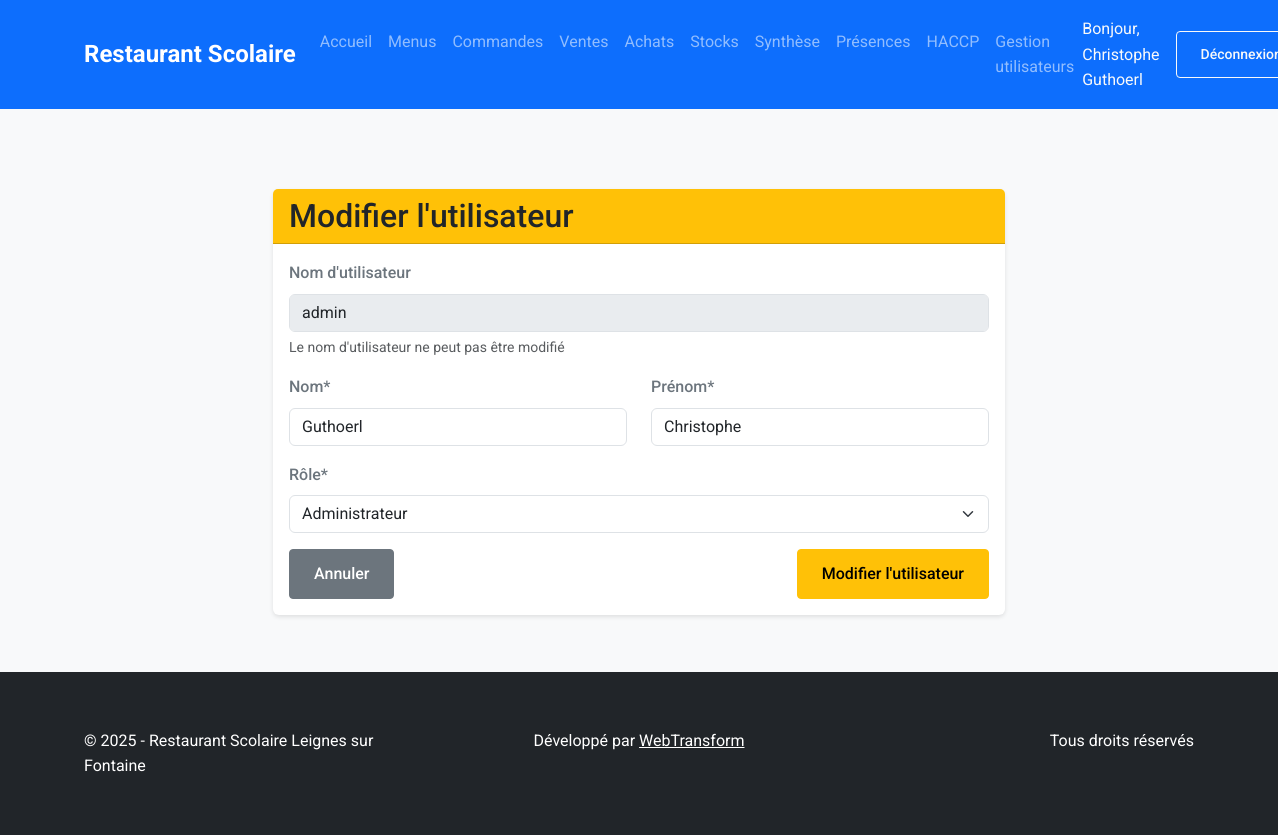
The app's page /templates/utilisateurs/modifier.php?id=1 (signed in) with its own data.
### tables this page shows
CREATE TABLE `utilisateurs` (
  `id` int(11) NOT NULL,
  `username` varchar(50) NOT NULL,
  `password` varchar(255) NOT NULL,
  `nom` varchar(100) DEFAULT NULL,
  `prenom` varchar(100) DEFAULT NULL,
  `role` varchar(20) DEFAULT 'user',
  `created_at` timestamp NOT NULL DEFAULT CURRENT_TIMESTAMP
);

### src/Models/utilisateur.php (called while the page is built, shortened)
<?php
class Utilisateur
{
    private $db;
    public function __construct($db)
    {
        $this->db = $db;
    }
    public function getById($id)
    {
        $sql = "SELECT id, username, nom, prenom, role FROM utilisateurs WHERE id = ?";
        $stmt = $this->db->prepare($sql);
        $stmt->execute([$id]);
        return $stmt->fetch(PDO::FETCH_ASSOC);
    }
}

### templates/utilisateurs/modifier.php (the view, shortened to what this page needs)
<?php
require_once __DIR__ . '/../../includes/header.php';
require_once __DIR__ . '/../../src/Models/utilisateur.php';
$id = isset($_GET['id']) ? intval($_GET['id']) : 0;
$utilisateur = new Utilisateur($db);
$user = $utilisateur->getById($id);
?>
<div class="container mt-4">
    <div class="row justify-content-center">
        <div class="col-md-8">
            <div class="card">
                <div class="card-header bg-warning text-dark">
                    <h2 class="card-title mb-0">Modifier l'utilisateur</h2>
                </div>
                <div class="card-body">
                    <form method="POST">
                        <div class="mb-3">
                            <label class="form-label">Nom d'utilisateur</label>
                            <input type="text" class="form-control" value="<?= htmlspecialchars($user['username']) ?>" disabled>
                            <div class="form-text">Le nom d'utilisateur ne peut pas être modifié</div>
                        </div>
                        <div class="row mb-3">
                            <div class="col">
                                <label for="nom" class="form-label">Nom*</label>
                                <input type="text" class="form-control" id="nom" name="nom" value="<?= htmlspecialchars($user['nom']) ?>" required>
                            </div>
                            <div class="col">
                                <label for="prenom" class="form-label">Prénom*</label>
                                <input type="text" class="form-control" id="prenom" name="prenom" value="<?= htmlspecialchars($user['prenom']) ?>" required>
                            </div>
                        </div>
                        <div class="mb-3">
                            <label for="role" class="form-label">Rôle*</label>
                            <select class="form-select" id="role" name="role" required>
                                <option value="admin" <?= $user['role'] === 'admin' ? 'selected' : '' ?>>Administrateur</option>
                            </select>
                        </div>
                        <div class="d-flex justify-content-between">
                            <a href="index.php" class="btn btn-secondary">Annuler</a>
                            <button type="submit" class="btn btn-warning">Modifier l'utilisateur</button>
                        </div>
                    </form>
                </div>
            </div>
        </div>
    </div>
</div>
<?php require_once __DIR__ . '/../../includes/footer.php'; ?>

### public/css/style.css (style rules this page uses)
:root { --primary-color: #0d6efd; --secondary-color: #6c757d; --success-color: #198754; --background-color: #f8f9fa; --text-color: #212529; }
* { margin: 0; padding: 0; box-sizing: border-box; }
html, body { height: 100%; }
body { font-family: 'Roboto', Arial, sans-serif; line-height: 1.6; color: var(--text-color); background-color: var(--background-color); min-height: 100vh; display: flex; flex-direction: column; }
main>.container { padding-top: 2rem; padding-bottom: 2rem; }
.card { transition: transform 0.3s ease, box-shadow 0.3s ease; border: none; box-shadow: 0 2px 4px rgba(0, 0, 0, 0.1); }
label { display: block; margin-bottom: 0.5rem; font-weight: 500; color: var(--secondary-color); }
input, select, textarea { width: 100%; padding: 0.75rem; border: 1px solid #dee2e6; border-radius: 4px; transition: border-color 0.2s ease; }
.btn { padding: 0.75rem 1.5rem; border-radius: 4px; font-weight: 500; transition: all 0.2s ease; }
.container { width: 100%; padding-right: 15px; padding-left: 15px; margin-right: auto; margin-left: auto; }

### records on screen
utilisateurs: username "admin", nom "Guthoerl", prenom "Christophe", role "Administrateur"

### other values on screen
$_SESSION['nom_complet'] "Christophe Guthoerl"
